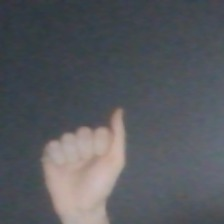
#> input picture datasets/A-samples/10.jpg, 224 x 224 px, found by its file name; its folder holds only this picture in this run
$ python preprocess_data.py
#> lines starting #> are read from the running program, lines starting #| are printed output that depends on the picture
#!/usr/bin/env python
# coding: utf-8

# In[1]:


# =====================================
# ASL DATA PREPROCESSING (FAST VERSION)
# =====================================

import os
import cv2
import numpy as np

# -------- SETTINGS --------
DATASET_PATH = r"C:\Users\Dell\Desktop\asl-sign-recognition\datasets"
IMG_SIZE = 64
SAVE_DIR = r"C:\Users\Dell\Desktop\asl-sign-recognition\models"
# --------------------------

os.makedirs(SAVE_DIR, exist_ok=True)

# Get class folders
labels = sorted([
    f for f in os.listdir(DATASET_PATH)
    if os.path.isdir(os.path.join(DATASET_PATH, f))
])

label_map = {label: idx for idx, label in enumerate(labels)}

print("Classes:", labels)
print("Number of classes:", len(labels))

X, y = [], []

# CLAHE (keep for better contrast)
clahe = cv2.createCLAHE(clipLimit=2.0, tileGridSize=(8, 8))

count = 0

for class_name in labels:
    class_path = os.path.join(DATASET_PATH, class_name)
    label = label_map[class_name]

    for img_name in os.listdir(class_path):
        img_path = os.path.join(class_path, img_name)

        # 🔥 Read directly as grayscale (FASTER)
        gray = cv2.imread(img_path, cv2.IMREAD_GRAYSCALE)
#> gray: shape (224, 224); min 52, max 192, mean 89.1
        if gray is None:
            continue

        # Resize
        gray = cv2.resize(gray, (IMG_SIZE, IMG_SIZE))
#> gray: shape (64, 64)

        # Contrast enhancement
        gray = clahe.apply(gray)
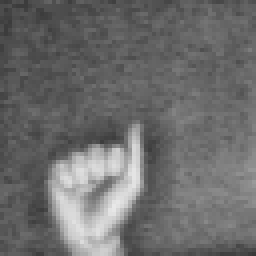
#> gray: shape (64, 64) (shown 4 times larger); min 56, max 232, mean 108.5

        # Normalize
        gray = gray.astype("float32") / 255.0

        # Skip low-quality images
        if gray.std() < 0.03:
            continue

        # Add channel dimension → (64,64,1)
        gray = np.expand_dims(gray, axis=-1)

        X.append(gray)
        y.append(label)

        count += 1
        if count % 500 == 0:
            print(f"Processed {count} images...")
#> pass 2 of the loop `for class_name in labels:`:
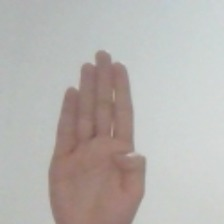
#> input picture datasets/B-samples/1.jpg, 224 x 224 px, found by its file name
#> `gray = cv2.imread(img_path, cv2.IMREAD_GRAYSCALE)`:
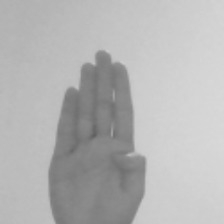
#> gray: shape (224, 224); min 96, max 217, mean 180.7
#> `gray = clahe.apply(gray)`:
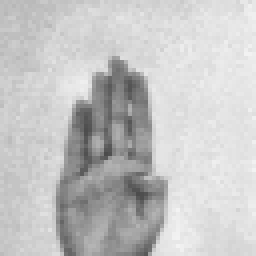
#> gray: shape (64, 64) (shown 4 times larger); min 75, max 243, mean 197

# Convert to numpy
X = np.array(X)
y = np.array(y)

print("\nFinal shapes:")
print("X:", X.shape)
#| X: (2, 64, 64, 1)
print("y:", y.shape)

# Save
np.save(os.path.join(SAVE_DIR, "X.npy"), X)
np.save(os.path.join(SAVE_DIR, "y.npy"), y)
np.save(os.path.join(SAVE_DIR, "labels.npy"), labels)

print("\n✅ Fast preprocessing completed!")


# In[ ]:
